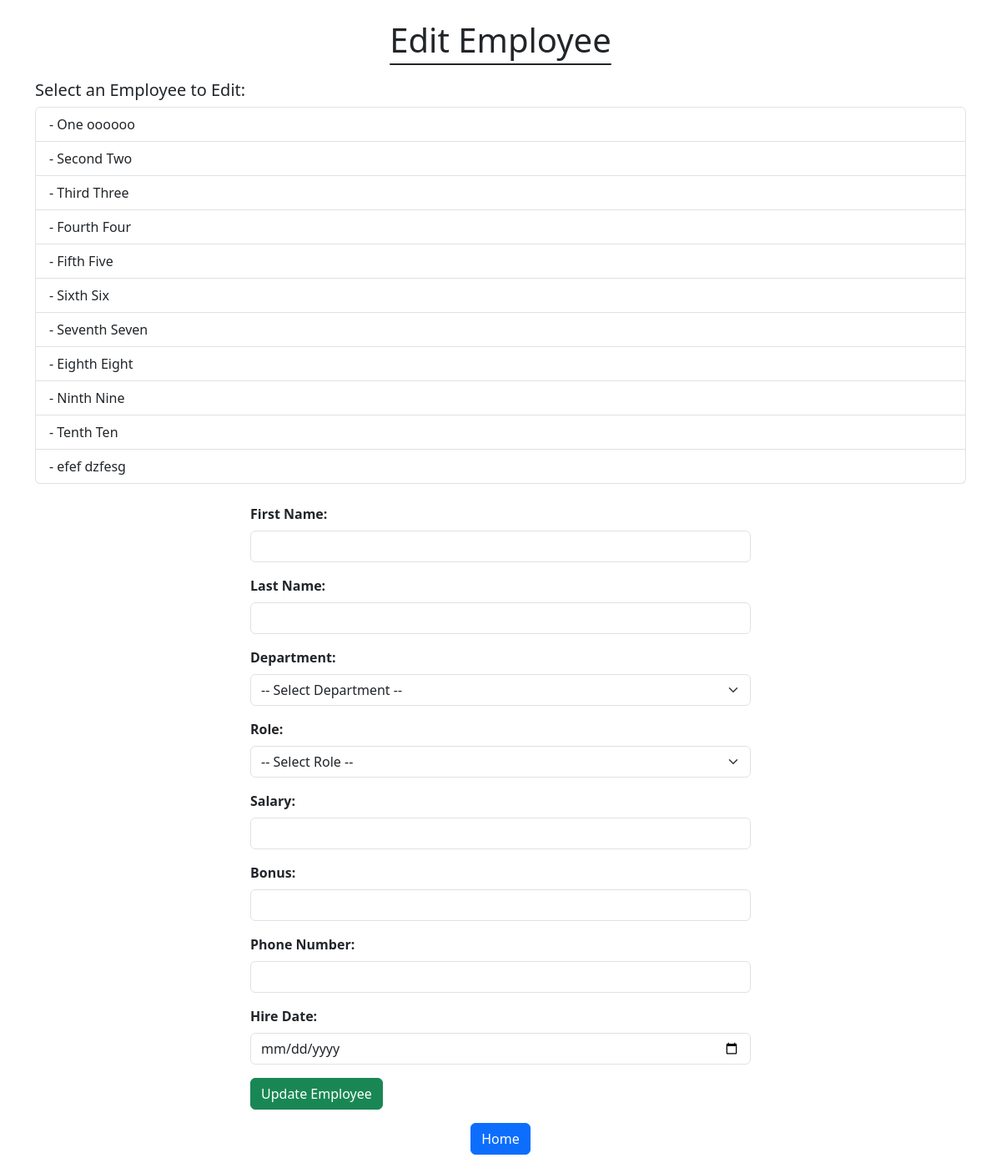
The page /emp/update-emp/ on the database as committed earlier.
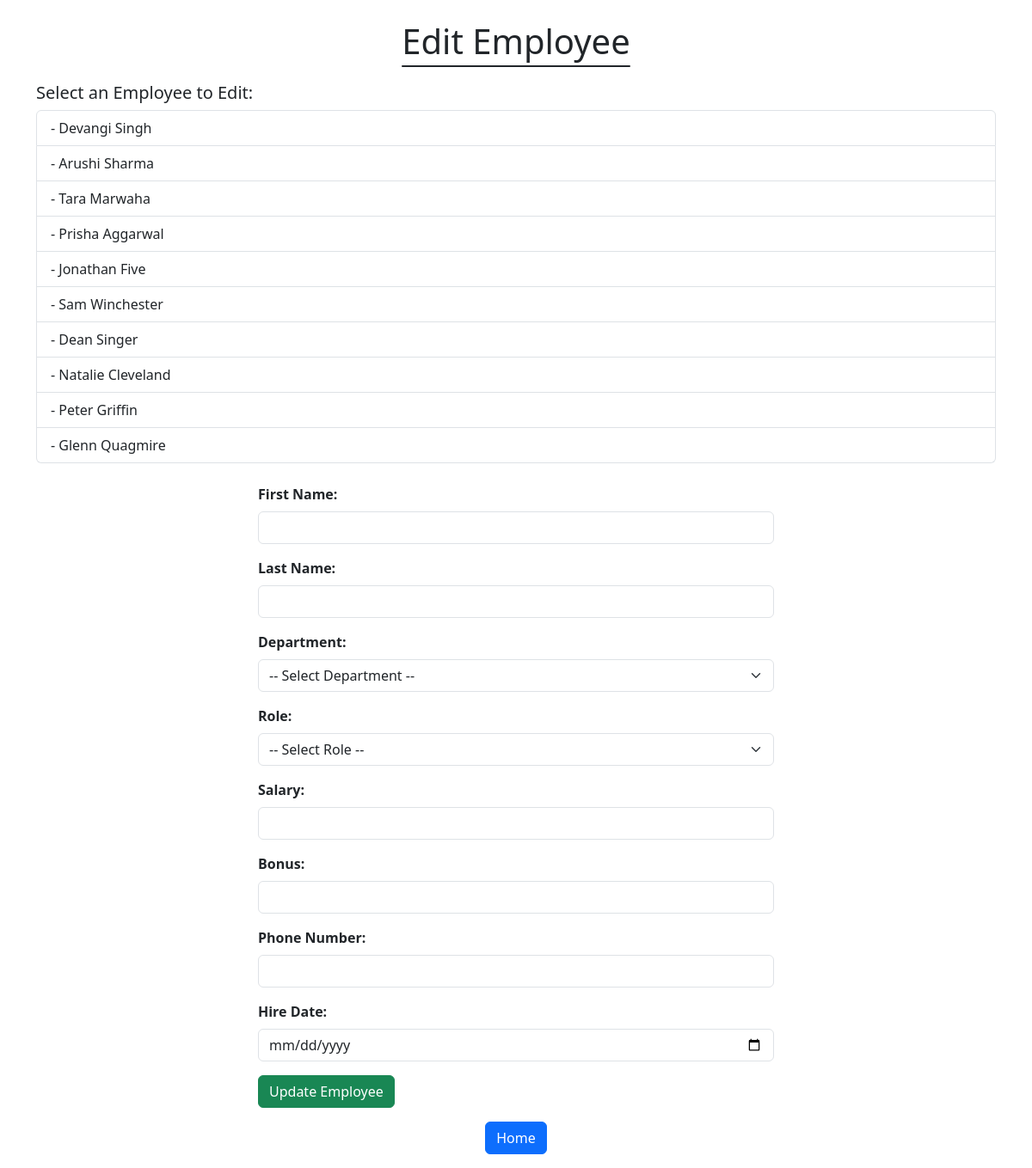
The same page on the database as committed later.
### emp_app/models.py (models this page shows, shortened)
class Employee(models.Model):
    emp_id = models.AutoField(primary_key=True)
    first_name = models.CharField(max_length=50, null=False)
    last_name = models.CharField(max_length=50)
    dept = models.ForeignKey(Department, on_delete=models.CASCADE)
    salary = models.IntegerField(default=0)
    bonus = models.IntegerField(default=0)
    role = models.ForeignKey(Role, on_delete=models.CASCADE)
    phone_num = models.IntegerField(default=0)
    hire_date = models.DateField()

### emp_app/views.py (the view, shortened to what this page needs)
# urls.py: path('emp/update-emp/', views.updateEmp, name='update-emp'),
def updateEmp(request):
    all_depts = Department.objects.all()
    all_roles = Role.objects.all()
    all_emps = Employee.objects.all()
    context = {
        'dept': all_depts,
        'role': all_roles,
        'employees': all_emps,
    }
    return render(request, 'edit_emp.html', context)

### emp_app/templates/edit_emp.html (shortened to what this page needs)
<!doctype html>
<html lang="en">
  <head>
    <link href="https://cdn.jsdelivr.net/npm/bootstrap@5.3.0-alpha1/dist/css/bootstrap.min.css" rel="stylesheet">
  </head>
  <body>
    <h1 class="text-center my-4 OEMS">Edit Employee</h1>
    <div class="container mb-4">
      <h5>Select an Employee to Edit:</h5>
      <ul class="list-group">
        {% for emp in employees %}
          <li class="list-group-item emp-list-item"
              data-id="{{emp.emp_id}}"
              data-firstname="{{ emp.first_name }}"
              data-lastname="{{ emp.last_name }}"
              data-dept="{{ emp.dept.id }}"
              data-role="{{ emp.role.id }}"
              data-salary="{{ emp.salary }}"
              data-bonus="{{ emp.bonus }}"
              data-phone="{{ emp.phone_num }}"
              data-hiredate="{{ emp.hire_date|date:'Y-m-d' }}">
            {{ emp.id }} - {{ emp.first_name }} {{ emp.last_name }}
          </li>
        {% endfor %}
      </ul>
    </div>
    <div class="form-container">
      <form method="POST" action="/edit-emp/">
        <div class="mb-3">
          <label for="first_name" class="form-label">First Name:</label>
          <input type="text" class="form-control" name="first_name" id="first_name" required>
        </div>
        <div class="mb-3">
          <label for="last_name" class="form-label">Last Name:</label>
          <input type="text" class="form-control" name="last_name" id="last_name" required>
        </div>
        <div class="mb-3">
          <label for="department" class="form-label">Department:</label>
          <select name="department" id="department" class="form-select" required>
            <option value="">-- Select Department --</option>
          </select>
        </div>
        <div class="mb-3">
          <label for="role" class="form-label">Role:</label>
          <select name="role" id="role" class="form-select" required>
            <option value="">-- Select Role --</option>
          </select>
        </div>
        <div class="mb-3">
          <label for="salary" class="form-label">Salary:</label>
          <input type="number" class="form-control" name="salary" id="salary" required>
        </div>
        <div class="mb-3">
          <label for="bonus" class="form-label">Bonus:</label>
          <input type="number" class="form-control" name="bonus" id="bonus" required>
        </div>
        <div class="mb-3">
          <label for="phone_number" class="form-label">Phone Number:</label>
          <input type="text" class="form-control" name="phone_number" id="phone_number" required>
        </div>
        <div class="mb-3">
          <label for="hire_date" class="form-label">Hire Date:</label>
          <input type="date" class="form-control" name="hire_date" id="hire_date" required>
        </div>
        <button type="submit" class="btn btn-success">Update Employee</button>
        <div class="text-center my-3">
          <a href="{% url 'index' %}" class="btn btn-primary">Home</a>
        </div>
      </form>
    </div>
  </body>
</html>

Rows that differ between the two databases and show on the page:
removed Employee: first_name "efef", last_name "dzfesg"
changed Employee: first_name "One" → "Devangi"; last_name "oooooo" → "Singh"
changed Employee: first_name "Second" → "Arushi"; last_name "Two" → "Sharma"
changed Employee: first_name "Third" → "Tara"; last_name "Three" → "Marwaha"
changed Employee: first_name "Fourth" → "Prisha"; last_name "Four" → "Aggarwal"
changed Employee "Five": first_name "Fifth" → "Jonathan"
changed Employee: first_name "Sixth" → "Sam"; last_name "Six" → "Winchester"
changed Employee: first_name "Seventh" → "Dean"; last_name "Seven" → "Singer"
changed Employee: first_name "Eighth" → "Natalie"; last_name "Eight" → "Cleveland"
changed Employee: first_name "Ninth" → "Peter"; last_name "Nine" → "Griffin"
changed Employee: first_name "Tenth" → "Glenn"; last_name "Ten" → "Quagmire"
